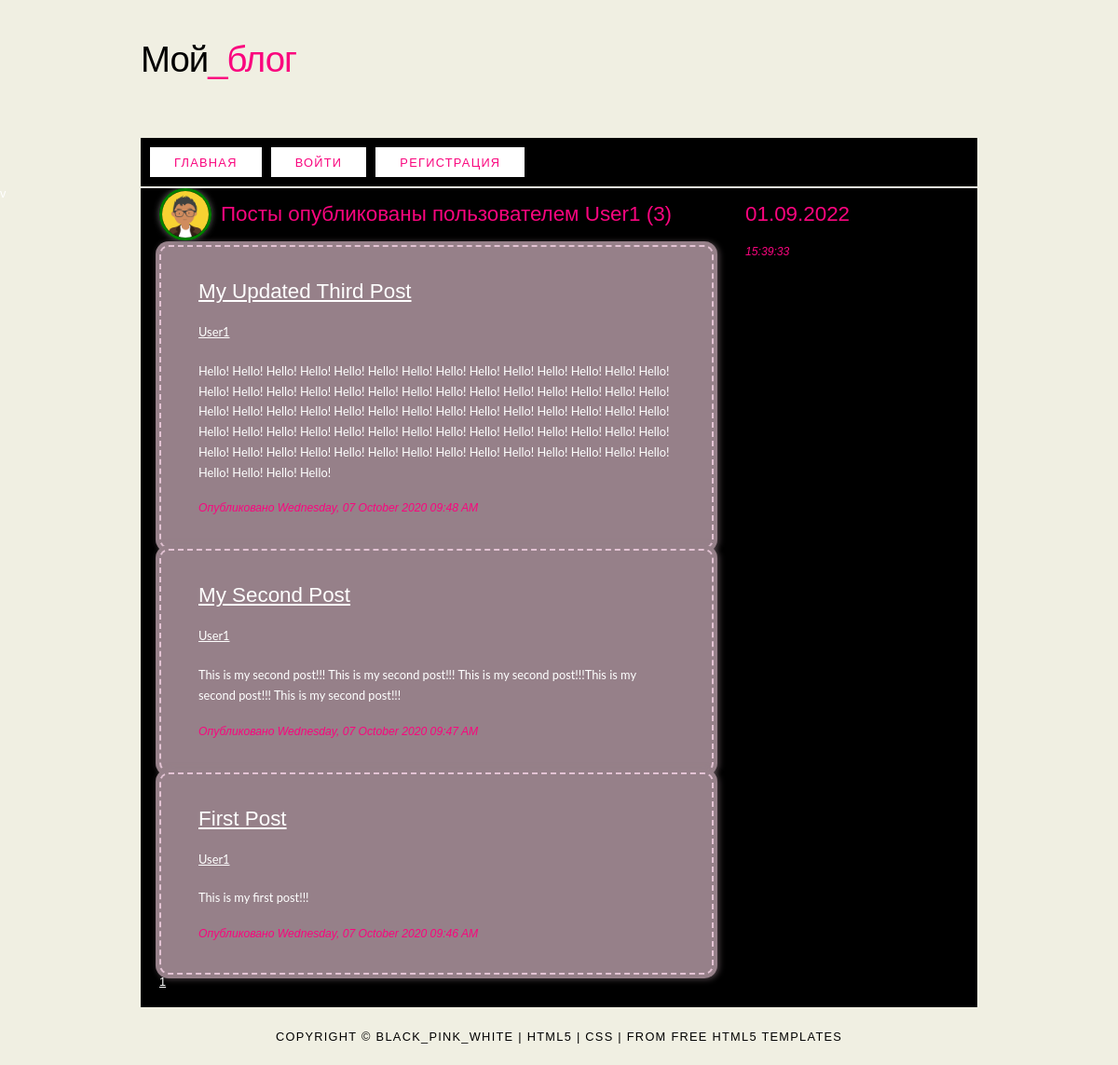
The app's page /user/User1 with its own data.
### flask_blog/models.py (models this page shows, shortened)
class User(db.Model, UserMixin):
    id = db.Column(db.Integer, primary_key=True)
    username = db.Column(db.String(20), unique=True, nullable=False)
    email = db.Column(db.String(120), unique=True, nullable=False)
    image_file = db.Column(db.String(20), nullable=False,
                           default='default.png')
    password = db.Column(db.String(60), nullable=False)
    posts = db.relationship('Post', backref='author', lazy=True)

class Post(db.Model):
    id = db.Column(db.Integer, primary_key=True)
    title = db.Column(db.String(100), nullable=False)
    date_posted = db.Column(db.DateTime, nullable=False,
                            default=datetime.utcnow)
    content = db.Column(db.Text, nullable=False)
    user_id = db.Column(db.Integer, db.ForeignKey('user.id'), nullable=False)

### flask_blog/users/routes.py (the view)
@users.route("/user/<string:username>")
def user_posts(username):
    page = request.args.get('page', 1, type=int)
    user = User.query.filter_by(username=username).first_or_404()
    posts = Post.query.filter_by(author=user)\
        .order_by(Post.date_posted.desc())\
        .paginate(page=page, per_page=5)
    return render_template('user_posts.html', posts=posts, user=user)

### flask_blog/templates/user_posts.html (shortened to what this page needs)
{% extends "layout.html" %}
{% block content %}
<span class="left">
<img class="profile"
     src="{{ url_for('static', filename='profile_pics/' + user.image_file) }}">
</span>
<h1>Посты опубликованы пользователем {{ user.username }} ({{ posts.total }})</h1>
{% for post in posts.items %}
<div class="post">
    <h2><a class="title" href="{{ url_for('posts.post', post_id=post.id) }}">{{ post.title }}</a></h2>
    <p><a href="{{ url_for('users.user_posts', username=post.author.username) }}">{{ post.author.username }}</a></p>
    <p>{{ post.content }}</p>
    <h6>Опубликовано {{ post.date_posted.strftime('%A, %d %B %Y %I:%M %p') }}</h6>
</div>
{% endfor %}
{% for page_num in posts.iter_pages(left_edge=1, right_edge=1, left_current=1, right_current=2) %}
{% if page_num %}
{% if posts.page == page_num %}
<a class="btn btn-success mb-4" href="{{ url_for('posts.allpost', page=page_num) }}">{{ page_num }}</a>
{% else %}
<a class="btn btn-outline-success mb-4" href="{{ url_for('posts.allpost', page=page_num) }}">{{ page_num }}</a>
{% endif %}
{% else %}
...
{% endif %}
{% endfor %}
{% endblock content %}

### flask_blog/static/main.css (style rules this page uses)
html { height: 100%; }
* { margin: 0; padding: 0; }
body { font: normal .80em 'trebuchet ms', arial, sans-serif; background: #F0EFE2 url(background.png) repeat; color: #FFF; }
p { padding: 0 0 20px 0; line-height: 1.7em; }
img { border: 0; }
h1, h2, h3, h4, h5, h6 { font: normal 175% 'century gothic', arial, sans-serif; color: #FA057E; margin: 0 0 15px 0; padding: 15px 0 5px 0; }
h2 { font: normal 175% 'century gothic', arial, sans-serif; }
h4, h5, h6 { margin: 0; padding: 0 0 5px 0; font: normal 120% arial, sans-serif; }
h5, h6 { font: italic 95% arial, sans-serif; padding: 0 0 15px 0; }
a, a:hover { outline: none; text-decoration: underline; color: #FFF; }
.left { float: left; width: auto; margin-right: 10px; }

### flask_blog/templates/user_posts.html (style rules this page uses)
.profile { border-radius: 100px; width: 50px; height: 50px; border: 3px solid green; box-shadow: 0 0 7px #666; }
.post { padding: 20px 40px; background: #968089; border: 2px dashed #e3c3d4; border-radius: 10px; box-shadow: 0 0 0 4px #968089, 2px 1px 6px 4px rgba(150, 128, 137, 0.5); color: #fff; font-family: 'Lato', sans-serif; }

### records on screen
User: image_file (placeholder picture), username "User1"
Post: title "My Updated Third Post", author.username "User1", content "Hello! Hello! Hello! Hello! Hello! Hello! Hello! Hello! Hello! Hello! Hello! Hello! Hello! Hello! Hello! Hello! Hello! Hello! Hello! Hello! Hello! Hello! Hello! Hello! Hello! Hello! Hello! Hello! Hello! Hello! Hello! Hello! Hello! Hello! Hello! Hello! Hello! Hello! Hello! Hello! Hello! Hello! Hello! Hello! Hello! Hello! Hello! Hello! Hello! Hello! Hello! Hello! Hello! Hello! Hello! Hello! Hello! Hello! Hello! Hello! Hello! Hello! Hello! Hello! Hello! Hello! Hello! Hello! Hello! Hello! Hello! Hello! Hello! Hello!", date_posted "Wednesday, 07 October 2020 09:48 AM"
Post: title "My Second Post", author.username "User1", content "This is my second post!!! This is my second post!!! This is my second post!!!This is my second post!!! This is my second post!!!", date_posted "Wednesday, 07 October 2020 09:47 AM"
Post: title "First Post", author.username "User1", content "This is my first post!!!", date_posted "Wednesday, 07 October 2020 09:46 AM"

### other values on screen
{{ posts.total }} "3"
{{ page_num }} "1"
